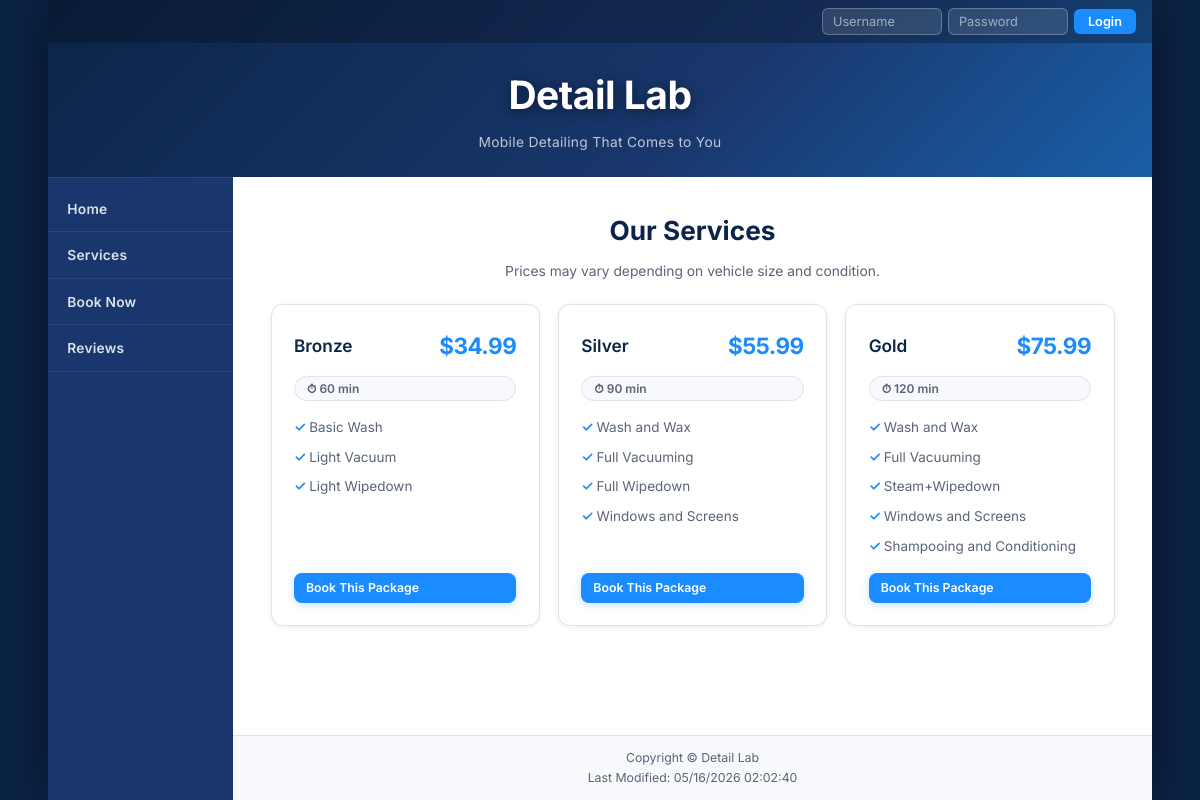
The app's page /index.php?action=services with its own data.
### tables this page shows
CREATE TABLE `services` (
  `service_id` int(11) NOT NULL,
  `service_name` varchar(100) NOT NULL,
  `description` text NOT NULL,
  `price` decimal(6,2) NOT NULL,
  `duration` int(11) NOT NULL
);

### config/database.php (called while the page is built)
<?php
return [
    'host' => 'localhost',
    'username' => 'root',
    'password' => '',
    'database' => 'detail_lab'
];

### src/models/DataLayer.php (called while the page is built, shortened)
<?php
class DataLayer
{
    private $conn;
    public function __construct()
    {
        $config = require __DIR__ . '/../../config/database.php';
        $this->conn = new mysqli(
            $config['host'],
            $config['username'],
            $config['password'],
            $config['database']
        );
    }
    public function getServices()
    {
        $result = $this->conn->query("SELECT * FROM services");
        return $result->fetch_all(MYSQLI_ASSOC);
    }
}

### src/controllers/Controller.php (called while the page is built, shortened)
<?php
require_once __DIR__ . '/../models/DataLayer.php';
class Controller
{
    private $dataLayer;
    public function __construct()
    {
        $this->dataLayer = new DataLayer();
    }
    public function handleRequest($action, $params = [])
    {
        switch ($action) {
            case 'services':
                return $this->services();
        }
    }
    private function services()
    {
        return ['view' => 'services', 'data' => ['services' => $this->dataLayer->getServices()]];
    }
}

### public/assets/pages/services.php (the view)
<h2>Our Services</h2>
<p class="section-sub">Prices may vary depending on vehicle size and condition.</p>
<div id="flow">
    <?php if (!empty($data['services'])): ?>
        <?php foreach ($data['services'] as $service): ?>
            <section class="service-card">
                <div class="service-header">
                    <h3><?php echo htmlspecialchars($service['service_name']); ?></h3>
                    <span class="service-price">$<?php echo number_format($service['price'], 2); ?></span>
                </div>
                <span class="duration-badge">⏱ <?php echo htmlspecialchars($service['duration']); ?> min</span>
                <ul>
                    <?php foreach (explode(", ", $service['description']) as $item): ?>
                        <li><?php echo htmlspecialchars(trim($item)); ?></li>
                    <?php endforeach; ?>
                </ul>
                <a href="<?php echo $base_url; ?>?action=book" class="btn btn-primary btn-sm">Book This Package</a>
            </section>
        <?php endforeach; ?>
    <?php else: ?>
        <p>No services are currently available. Please check back later.</p>
    <?php endif; ?>
</div>

### src/partials/header.php (shortened to what this page needs)
<?php
$assets_base = rtrim(dirname($base_url), '/') . '/assets';
$is_logged_in = isset($_SESSION['user']);
?>
<!DOCTYPE html>
<html lang="en">
<head>
    <link rel="stylesheet" href="<?php echo $assets_base; ?>/styles/style.css">
</head>
<body>
<div id="wrapper">
    <header>
        <div class="header-top-bar">
            <?php if ($is_logged_in): ?>
                <span class="logged-in-label">Admin</span>
                <form method="post" action="<?php echo $base_url; ?>?action=logout" class="login-form">
                    <button type="submit" name="logout" class="top-bar-btn">Logout</button>
                </form>
            <?php else: ?>
                <form method="post" action="<?php echo $base_url; ?>?action=login" class="login-form">
                    <input type="text"     name="username" placeholder="Username" required>
                    <input type="password" name="password" placeholder="Password" required>
                    <button type="submit"  name="login" class="top-bar-btn">Login</button>
                </form>
            <?php endif; ?>
        </div>
        <div class="header-brand">
            <h1><a href="<?php echo $base_url; ?>?action=index">Detail Lab</a></h1>
            <p class="header-tagline">Mobile Detailing That Comes to You</p>
        </div>
    </header>
    <nav>
        <ul>
            <li><a href="<?php echo $base_url; ?>?action=index">Home</a></li>
            <li><a href="<?php echo $base_url; ?>?action=services">Services</a></li>
            <li><a href="<?php echo $base_url; ?>?action=book">Book Now</a></li>
            <li><a href="<?php echo $base_url; ?>?action=testimonials">Reviews</a></li>
        </ul>
    </nav>
    <main>

### public/index.php (shortened to what this page needs)
<?php
require_once __DIR__ . '/../src/controllers/Controller.php';
$base_url = $_SERVER['PHP_SELF'];
include(__DIR__ . '/../src/partials/header.php');
$controller = new Controller();
$action = $_GET['action'] ?? 'index';
$params = array_merge($_GET, $_POST);
$result = $controller->handleRequest($action, $params);
$view = $result['view'] ?? 'index';
$data = $result['data'] ?? [];
$view_file = __DIR__ . '/../public/assets/pages/' . $view . '.php';
if (file_exists($view_file)) {
    include $view_file;
} else {
    include __DIR__ . '/assets/pages/index.php';
}
include(__DIR__ . '/../src/partials/footer.php');

### src/partials/footer.php (shortened to what this page needs)
</main>
<footer>
    <p>Copyright &copy; Detail Lab<br></p>
    <div id="date">
    </div>
</footer>
</div>
</body>
</html>

### records on screen
services: service_name "Bronze", price "34.99", duration "60", description "Basic Wash", description "Light Vacuum", description "Light Wipedown"
services: service_name "Silver", price "55.99", duration "90", description "Wash and Wax", description "Full Vacuuming", description "Full Wipedown", description "Windows and Screens"
services: service_name "Gold", price "75.99", duration "120", description "Wash and Wax", description "Full Vacuuming", description "Steam+Wipedown", description "Windows and Screens", description "Shampooing and Conditioning"
